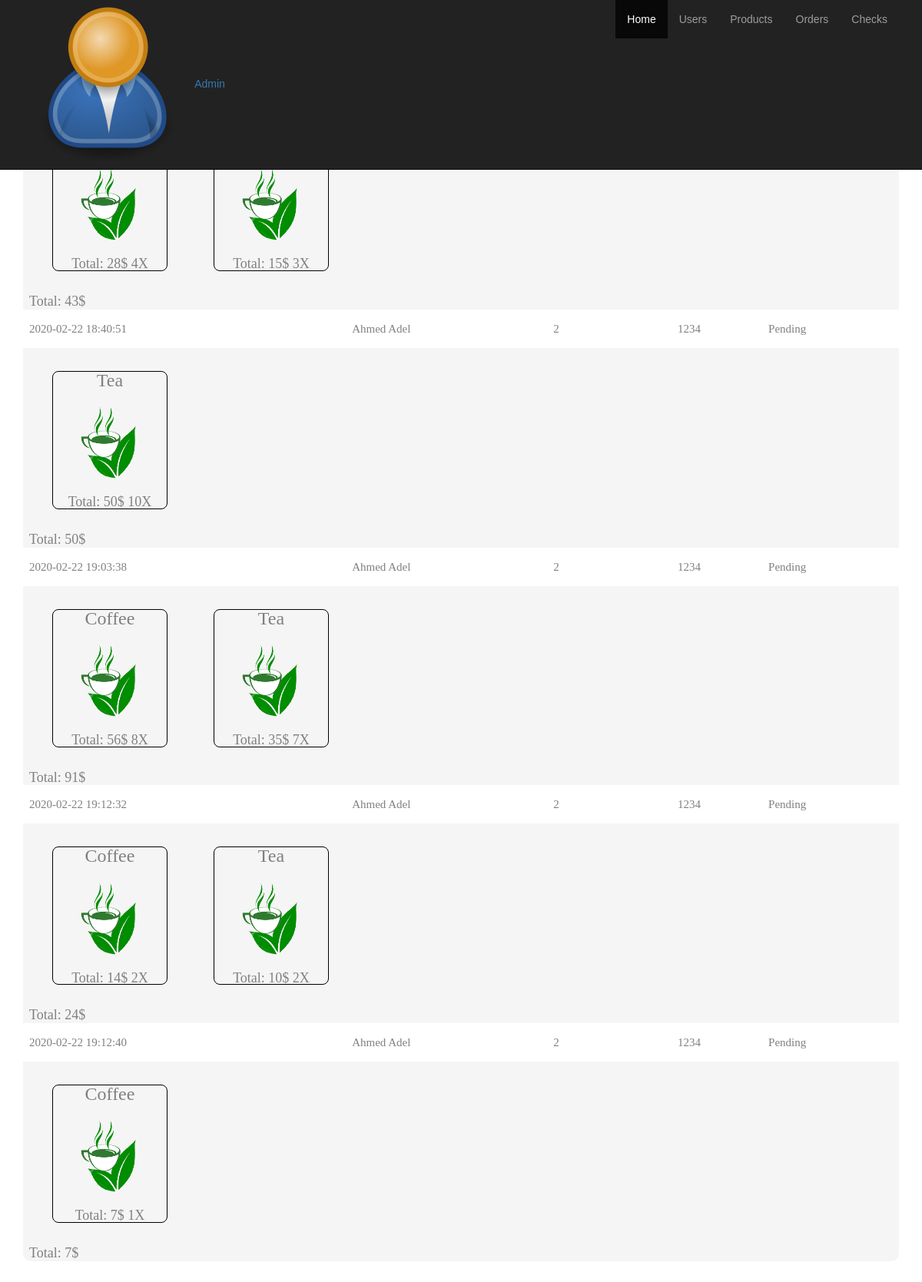
The app's page /ordersAdmin.php with its own data.
### tables this page shows
CREATE TABLE `users_orders` (
  `id` int(255) NOT NULL,
  `user_id` int(255) NOT NULL,
  `product_id` int(255) NOT NULL,
  `order_id` int(255) NOT NULL,
  `total_price` int(11) NOT NULL,
  `amount` int(11) NOT NULL
);

CREATE TABLE `orders` (
  `id` int(255) NOT NULL,
  `status` varchar(255) NOT NULL,
  `product_id` int(255) DEFAULT NULL,
  `user_id` int(255) DEFAULT NULL,
  `total_price` int(255) NOT NULL,
  `notes` varchar(255) NOT NULL,
  `created_at` timestamp NOT NULL DEFAULT current_timestamp(),
  `updated_at` timestamp NULL DEFAULT NULL
);

CREATE TABLE `products` (
  `id` int(255) NOT NULL,
  `name` varchar(255) NOT NULL,
  `price` int(255) NOT NULL,
  `picture` varchar(255) NOT NULL,
  `category_id` int(255) NOT NULL,
  `created_at` timestamp NOT NULL DEFAULT current_timestamp(),
  `updated_at` timestamp NULL DEFAULT NULL
);

### utils/DBConnection.php (called while the page is built, shortened)
<?php
class DBConnection
{
    private static $instance = null;
    private static $dsn = 'mysql:host=localhost;dbname=cafeteria';
    private static $username = 'root';
    private static $password = '';
    private function __construct()
    {
        try {
            self::$instance = new PDO(self::$dsn, self::$username, self::$password);
        } catch (PDOException $e) {
            echo 'MySql Connection Error: '.$e->getMessage();
        }
    }
    public static function getInstance()
    {
        return self::$instance;
    }
}

### Models/Order.php (called while the page is built, shortened)
<?php
require_once ("utils/DBConnection.php");
class Order {
    private static $db;
    function __construct() {
        self::$db = \database_connection\DBConnection::getInstance();
    }
    function getWaitedOrders(){
        $result = [];
        $stmt=self::$db->prepare("SELECT id,created_at as order_date,total_price FROM `orders` WHERE `status` = ?");
        $stmt->execute([0]);
        $orders = $stmt->fetchAll(PDO::FETCH_OBJ);
        foreach($orders as $order)
        {
            $resultObj = new stdClass();
            $resultObj->order_date = $order->order_date;
            $resultObj->total_price = $order->total_price;
            $stmt2=self::$db->prepare("SELECT DISTINCT users.name as `name` ,users.roomNo as room , users.ext FROM users_orders,users WHERE users_orders.user_id = users.id AND users_orders.order_id = ?");
            $stmt2->execute([$order->id]);
            $userData = $stmt2->fetchAll(PDO::FETCH_OBJ);
            $resultObj->name = $userData[0]->name;
            $resultObj->room = $userData[0]->room;
            $resultObj->ext = $userData[0]->ext;
            $stmt3=self::$db->prepare("SELECT users_orders.total_price as total_price , users_orders.amount as amount, products.name as `name` ,products.picture as picture FROM users_orders,products WHERE products.id = users_orders.product_id and users_orders.order_id = ?");
            $stmt3->execute([$order->id]);
            $productsData = $stmt3->fetchAll(PDO::FETCH_OBJ);
            $resultObj->products = $productsData;
            array_push($result,$resultObj);
        }
        return $result;
    }
}

### ordersAdmin.php (the view, shortened to what this page needs)
<!DOCTYPE html>
<html lang="en">
<head>
    <link rel="stylesheet" href="https://maxcdn.bootstrapcdn.com/bootstrap/3.4.1/css/bootstrap.min.css">
    <link rel="stylesheet" href="fontawesome/css/all.min.css">
    <link rel="stylesheet" type="text/css" href="public/css/util.css">
    <link rel="stylesheet" type="text/css" href="public/css/main.css">
    <link rel="stylesheet" href="public/css/order_admin.css">
    <link rel="stylesheet" href="public/css/min_css.lass">
</head>
<body>
    <?php
    require_once("Models/Order.php");
    $order = new Order();
    $orders = $order->getWaitedOrders();
    ?>
    <nav class="navbar navbar-inverse navbar-fixed-top">
        <div class="container">
            <div class="navbar-header">
                <div id="profile-data">
                    <img id="profile-picture" src="public/img/admin.png"/>
                    <a href="">Admin</a>
                </div>
            </div>
            <div class="collapse navbar-collapse">
                <ul class="nav navbar-nav pull-right">
                    <li class="active"><a href="#">Home</a></li>
                    <li><a href="">Users</a></li>
                    <li><a href="#">Products</a></li>
                    <li><a href="#">Orders</a></li>
                    <li><a href="#">Checks</a></li>
                </ul>
            </div>
        </div>
    </nav>
    <div class="limiter">
    <div class="container-table100">
        <div class="wrap-table100">
            <div class="table100">
                <table>
                    <thead>
                    <tr class="table100-head">
                        <th>Order Date</th>
                        <th>Name</th>
                        <th>Room</th>
                        <th>Ext.</th>
                        <th>Action</th>
                    </tr>
                    </thead>
                    <tbody>
                    <?php foreach ($orders as $order){ ?>
                        <tr>
                            <td><?php echo $order->order_date?></td>
                            <td><?php echo $order->name?></td>
                            <td><?php echo $order->room?></td>
                            <td><?php echo $order->ext?></td>
                            <td>Pending</td>
                        </tr>
                        <tr>
                            <td colspan="5">
                                <div class="order-details-container">
                                    <?php foreach ($order->products as $product){ ?>
                                        <div class="card">
                                            <div class="card-header"><h3><?php echo $product->name ?></h3></div>
                                            <div ><img class="card-image"  src="public/img/tea.png"/></div>
                                            <div class="card-body"><h4>Total: <?php echo $product->total_price."$  ".$product->amount."X"  ?></h4></div>
                                        </div>
                                    <?php } ?>
                                </div>
                                <h4 >Total: <?php echo $order->total_price ?>$</h4>
                            </td>
                        </tr>
                    <?php } ?>
                    </tbody>
                </table>
            </div>
        </div>
    </div>
    </div>
</body>
</html>

### public/css/main.css (style rules this page uses)
* { margin: 0px; padding: 0px; box-sizing: border-box; }
body, html { height: 100%; font-family: sans-serif; }
a { margin: 0px; transition: all 0.4s; -webkit-transition: all 0.4s; -o-transition: all 0.4s; -moz-transition: all 0.4s; }
h1,h2,h3,h4,h5,h6 { margin: 0px; }
ul, li { margin: 0px; list-style-type: none; }
.limiter { width: 100%; margin: 0 auto; }
.container-table100 { width: 100%; min-height: 100vh; display: -webkit-box; display: -webkit-flex; display: -moz-box; display: -ms-flexbox; display: flex; align-items: center; justify-content: center; flex-wrap: wrap; padding: 33px 30px; }
.wrap-table100 { width: 1170px; }
table { border-spacing: 1; border-collapse: collapse; background: white; border-radius: 10px; overflow: hidden; width: 100%; margin: 0 auto; position: relative; }
table * { position: relative; }
table td, table th { padding-left: 8px; }
table thead tr { height: 60px; background: #000000; }
table tbody tr { height: 50px; }
table tbody tr:last-child { border: 0; }
table td, table th { text-align: left; }
.table100-head th { font-family: OpenSans-Regular; font-size: 18px; color: #fff; line-height: 1.2; font-weight: unset; }
tbody tr:nth-child(even) { background-color: #f5f5f5; }
tbody tr { font-family: OpenSans-Regular; font-size: 15px; color: #808080; line-height: 1.2; font-weight: unset; }

### public/css/order_admin.css (style rules this page uses)
.order-details-container { display: flex; flex-direction: row; flex-wrap: wrap; }
.card { display: flex; flex-direction: column; height: 180px; margin: 30px; justify-content: center; align-items: center; width: 150px; border: black solid 1px; border-radius: 8px; }
.card-image { margin-top: 2rem; width: 8vw; height: 12vh; }
.card-header { margin-top: 2rem; }
.card-body { margin-top: 2rem; margin-bottom: 2rem; }

### records on screen
users_orders: total_price "28", amount "4"
users_orders: total_price "15", amount "3"
orders: total_price "43"
orders: created_at "2020-02-22 18:40:51", total_price "50"
users_orders: product.name "Tea", total_price "50", amount "10"
orders: created_at "2020-02-22 19:03:38", total_price "91"
users_orders: product.name "Coffee", total_price "56", amount "8"
users_orders: product.name "Tea", total_price "35", amount "7"
orders: created_at "2020-02-22 19:12:32", total_price "24"
users_orders: product.name "Coffee", total_price "14", amount "2"
users_orders: product.name "Tea", total_price "10", amount "2"
orders: created_at "2020-02-22 19:12:40", total_price "7"
users_orders: product.name "Coffee", total_price "7", amount "1"

### other values on screen
$order->name "Ahmed Adel"
$order->room "2"
$order->ext "1234"
